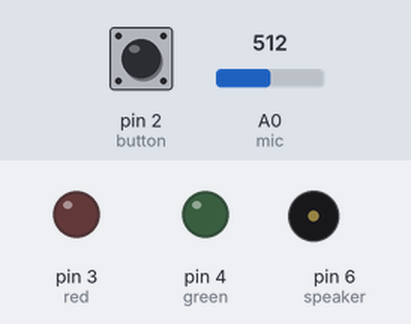
A sketch run on a simulated Arduino Uno, built with avr-gcc and run on an emulated ATmega328P. Shown: output pins drawn as LEDs (lit = HIGH), buzzer (waves = sounding, pin HIGH). The test bench sets the inputs (shaded band); at power-on: pin 2 (button) LOW, A0 (mic) = 512. What the sketch prints to the serial monitor is not drawn.

Above: at 1.2 s.
1.3 s: pin 2 (button) pulled HIGH for 0.15 s
At 2.3 s:
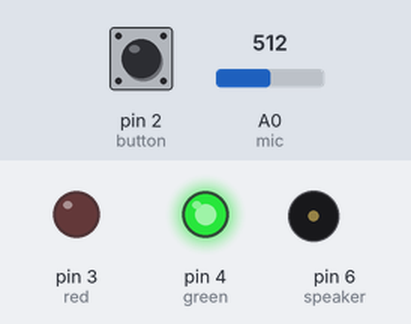
2.9 s: pin 2 (button) pulled HIGH for 1 s
At 4.7 s:
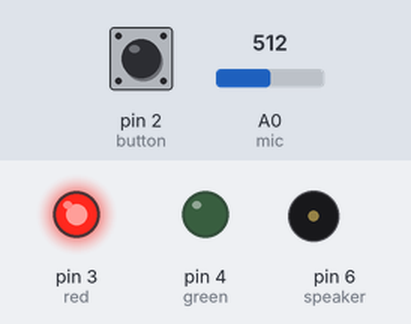
Timing chart, 0 to 6.2 s (numbered marks = the images above; inputs shaded):
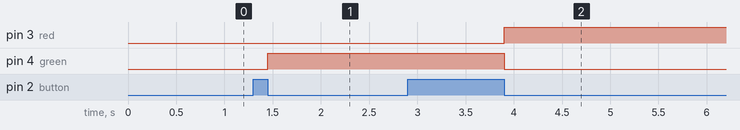

Measured:
- after the input at 1.3 s, pin 4 (green): LOW → HIGH after 0.15 s
- after the input at 2.9 s, pin 3 (red): LOW → HIGH after 1.0 s; pin 4 (green): HIGH → LOW after 1.0 s

The sketch:

initial_arduino_testing.ino
```cpp
#define speaker 6
#define green 4
#define red 3
#define button 2
const int mic = A0;
int flagWrite = 0;
int flagRead = 0;
int audio = -1;

void setup() {
  pinMode(speaker,OUTPUT);
  pinMode(green,OUTPUT);
  pinMode(red,OUTPUT);
  pinMode(button,INPUT);
  Serial.begin(115200);
  TCCR0B = 0b00000001;
  TCCR0A = 0b00000011;
}

void loop() {
  if (flagWrite == 1){
    Serial.write(analogRead(mic)>>2);
    if (digitalRead(button) == HIGH) {
      while (digitalRead(button) == HIGH){
        delay(0);
      }
      Serial.write(0);
      digitalWrite(green,LOW);
      digitalWrite(red,HIGH);
      flagWrite = 0;
      flagRead = 1;
    }
  }
  else if (flagRead == 1){
    if (Serial.available()){
      //Serial.print(Serial.read());
      //audio = Serial.read();
      analogWrite(speaker, Serial.read()<<2);//audio);
      //if (audio == 0){
      //  digitalWrite(red,LOW);
      //  flagRead = 0;
      //}
    }
  }
  else{
    if (digitalRead(button) == HIGH) {
      while (digitalRead(button) == HIGH){
        delay(0);
      }
      Serial.write(0);
      digitalWrite(green,HIGH);
      flagWrite = 1;
    }
  }
}
```
